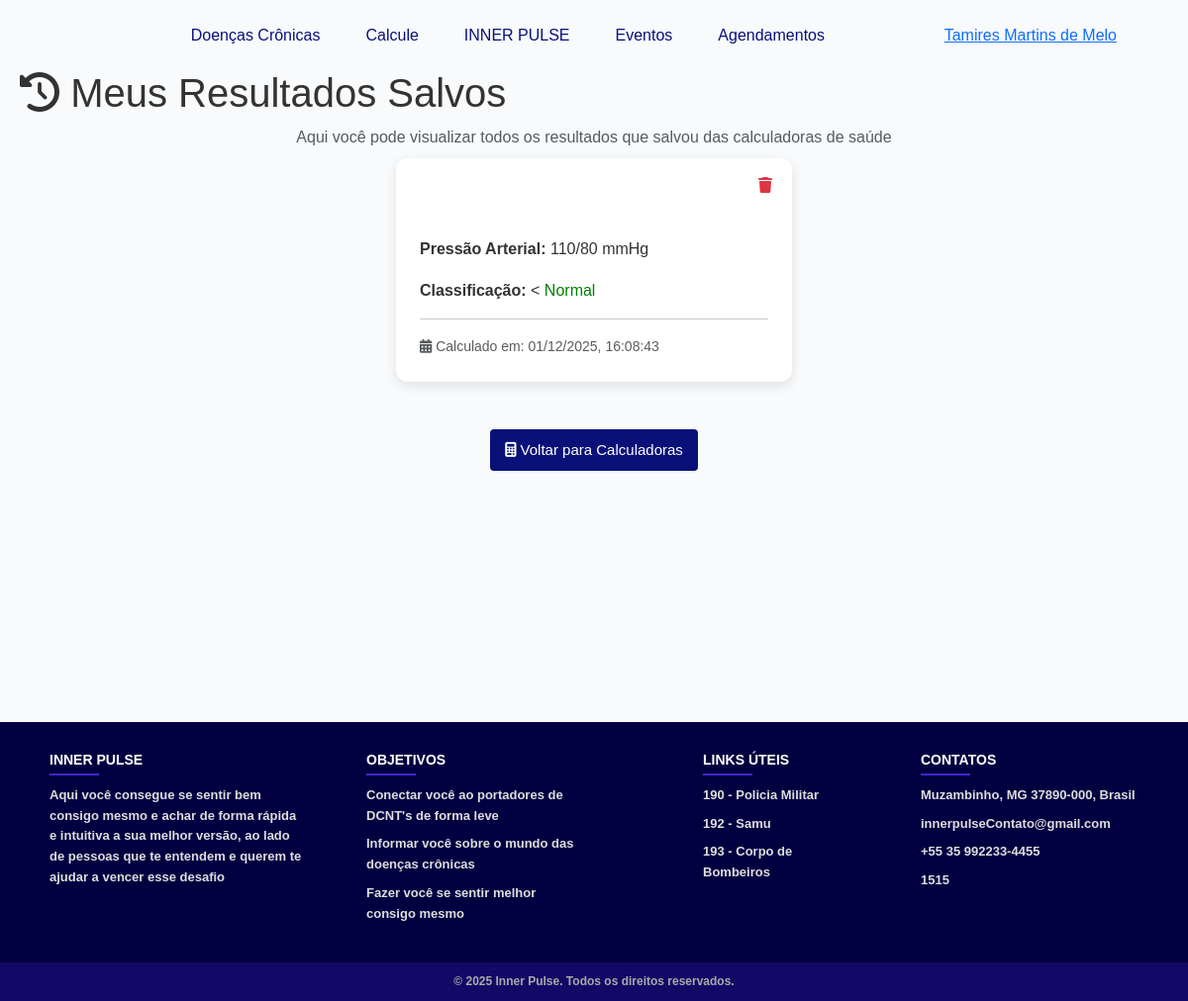
The page /meus-resultados/ (signed in) on the database its author committed.
### app/models.py (models this page shows, shortened)
class Usuario(models.Model):
    user = models.OneToOneField(
        User,
        on_delete=models.CASCADE,
        related_name="usuario",
    )
    nome = models.CharField(max_length=100, blank=True, null=True)
    data_nasc = models.DateField(blank=True, null=True)
    cpf = models.CharField(max_length=11, blank=True, null=True)
    telefone = models.CharField(max_length=15, blank=True, null=True)
    email = models.CharField(max_length=100, blank=True, null=True)
    doenca = models.CharField(max_length=100, blank=True, null=True)
    cidade = models.ForeignKey(Cidade, on_delete=models.SET_NULL, null=True, blank=True)
    ocupacao = models.ForeignKey(Ocupacao, on_delete=models.SET_NULL, null=True, blank=True)
    class Meta:
        verbose_name = "Usuário"
        verbose_name_plural = "Usuários"

class ResultadoCalculadora(models.Model):
    TIPO_CHOICES = [
        ('imc', 'IMC'),
        ('glicose', 'Glicose'),
        ('agua', 'Hidratação Diária'),
        ('pressao', 'Pressão Arterial'),
    ]
    usuario = models.ForeignKey(User, on_delete=models.CASCADE)
    tipo_calculo = models.CharField(max_length=20, choices=TIPO_CHOICES)
    resultado = models.JSONField()
    data_criacao = models.DateTimeField(default=timezone.now)
    class Meta:
        ordering = ['-data_criacao']
        verbose_name = "Resultado da Calculadora"
        verbose_name_plural = "Resultados da Calculadora"

### app/views.py (the view)
# urls.py: path('meus-resultados/', MeusResultadosView.as_view(), name='meus_resultados'),
class MeusResultadosView(LoginRequiredMixin, View):
    def get(self, request):
        resultados = ResultadoCalculadora.objects.filter(usuario=request.user)
        return render(request, 'meus_resultados.html', {'resultados': resultados})

### app/templates/meus_resultados.html (shortened to what this page needs)
{% extends "base.html" %}
{% block content %}
<div class="resultados-container">
    <div class="container">
        <div class="row">
            <div class="col-md-12">
                <h1 class="page-title">
                    <i class="fas fa-history"></i> Meus Resultados Salvos
                </h1>
                <p class="text-muted text-center mb-4">
                    Aqui você pode visualizar todos os resultados que salvou das calculadoras de saúde
                </p>
                {% if resultados %}
                    <div class="resultados-horizontal">
                        {% for resultado in resultados %}
                        <div class="resultado-card">
                            <div class="card-header card-header-resultados d-flex justify-content-between align-items-center">
                                <strong>
                                    <i class="fas
                                        {% if resultado.tipo_calculo == 'imc' %}fa-weight-scale
                                        {% elif resultado.tipo_calculo == 'glicose' %}fa-tint
                                        {% elif resultado.tipo_calculo == 'agua' %}fa-glass-water
                                        {% else %}fa-heart-pulse{% endif %}
                                    "></i>
                                </strong>
                                <div>
                                    <small class="text-white me-2">{{ resultado.data_criacao|date:"d/m/Y" }}</small>
                                    <a href="{% url 'deletar_resultado' resultado.id %}"
                                       onclick="return confirm('Tem certeza que quer excluir?')"
                                       class="text-danger">
                                        <i class="fas fa-trash"></i>
                                    </a>
                                </div>
                            </div>
                            <div class="card-body card-body-resultados">
                                {% if resultado.tipo_calculo == 'imc' %}
                                    <p><strong>Valor do IMC:</strong> {{ resultado.resultado.valor }}</p>
                                    <p><strong>Classificação:</strong> {{ resultado.resultado.classificacao }}</p>
                                    <p><strong>Peso:</strong> {{ resultado.resultado.peso }} kg</p>
                                    <p><strong>Altura:</strong> {{ resultado.resultado.altura }} m</p>
                                {% elif resultado.tipo_calculo == 'agua' %}
                                    <p><strong>Água Recomendada:</strong> {{ resultado.resultado.agua_ml }} ml</p>
                                    <p><strong>Copos de 200ml:</strong> {{ resultado.resultado.copos }} copos</p>
                                    <p><strong>Peso Considerado:</strong> {{ resultado.resultado.peso }} kg</p>
                                {% elif resultado.tipo_calculo == 'pressao' %}
                                    <p><strong>Pressão Arterial:</strong> {{ resultado.resultado.sistolica }}/{{ resultado.resultado.diastolica }} mmHg</p>
                                    <p><strong>Classificação:</strong>
                                        {% if resultado.resultado.cor %}
                                            <<span style="color: {{ resultado.resultado.cor|default:'inherit' }}">
                                                {{ resultado.resultado.classificacao }}
                                            </span>
                                        {% else %}
                                            {{ resultado.resultado.classificacao }}
                                        {% endif %}
                                    </p>
                                {% endif %}
                                <hr class="my-3">
                                <p class="text-muted small mb-0">
                                    <i class="fas fa-calendar-alt"></i>
                                    Calculado em: {{ resultado.resultado.data }}
                                </p>
                            </div>
                        </div>
                        {% endfor %}
                    </div>
                    <div class="text-center mt-5">
                        <a href="{% url 'calcule' %}" class="btn btn-primary">
                            <i class="fas fa-calculator"></i> Voltar para Calculadoras
                        </a>
                    </div>
                {% endif %}
            </div>
        </div>
    </div>
</div>
{% endblock %}

### app/templates/partials/_header.html
<nav class="navbar navbar-expand-lg custom-navbar">
  <div class="container-fluid">
    <div class="collapse navbar-collapse" id="navbarText">
      <ul class="navbar-nav mx-auto">
        <li class="nav-item">
          <a class="nav-link {% if request.path == '/doenca/' %}active{% endif %}" href="{% url 'doenca' %}">Doenças
            Crônicas</a>
        </li>
        <li class="nav-item">
          <a class="nav-link {% if request.path == '/calcule/' %}active{% endif %}"
            href="{% url 'calcule' %}">Calcule</a>
        </li>
        <li class="nav-item">
          <a class="nav-link {% if request.path == '/' %}active{% endif %}" href="{% url 'index' %}">INNER PULSE</a>
        </li>
        <li class="nav-item">
          <a class="nav-link {% if request.path == '/evento/' %}active{% endif %}" href="{% url 'evento' %}">Eventos</a>
        </li>
        <li class="nav-item">
          <a class="nav-link {% if request.path == '/agendar/' %}active{% endif %}"
            href="{% url 'agendamento' %}">Agendamentos</a>
        </li>
      </ul>
    </div>
    <div class="login-wrapper ms-auto">
      {% if user.is_authenticated and user.usuario %}
      <a href="{% url 'perfil' %}" class="botao-login">{{ user.usuario.nome }}</a>
      {% else %}
      <a href="{% url 'login' %}" class="btn login-btn">Login</a>
      {% endif %}
    </div>
</nav>

### app/static/css/index.css (style rules this page uses)
body { margin: 0; font-family: Arial, sans-serif; }
.text-center { text-align: center; }
.mb-4 { margin-bottom: 0.5rem !important; }
.card-body { padding: 1.5rem; }

### app/static/css/base.css (style rules this page uses)
* { margin: 0; padding: 0; }

### app/static/css/partials/_header.css (style rules this page uses)
.custom-navbar { background: rgba(255, 255, 255, 0.1); padding: 15px 60px; position: fixed; top: 0; left: 0; width: 100%; z-index: 1000; backdrop-filter: blur(5px); -webkit-backdrop-filter: blur(10px); }
.login-wrapper { margin-left: auto; }
.login-btn, .botao-login { display: inline-block; z-index: 1001; }
.navbar-nav .nav-link { color: rgb(9, 17, 121); font-weight: 500; margin: 0 15px; position: relative; transition: all 0.3s ease; }
.navbar-nav .nav-link::after { content: ''; position: absolute; left: 0; bottom: 0; width: 0; height: 3px; background-color: rgb(9, 17, 121); transition: width 0.3s ease; }

### app/static/css/partials/_footer.css (style rules this page uses)
body { min-height: 100vh; display: flex; flex-direction: column; margin: 0; }

### app/static/css/doenca.css (style rules this page uses)
body { margin: 0; font-family: Arial, sans-serif; background-image: url('../imagens/pgDoenca.jpg'); background-size: cover; background-position: center; background-color: #f5f5f5; }
.btn { display: inline-block; padding: 10px 15px; background-color: rgb(9, 17, 121); color: white; text-decoration: none; border-radius: 4px; font-size: 15px; font-weight: 500; transition: background-color 0.3s ease; border: none; cursor: pointer; }

### app/static/css/calcule.css (style rules this page uses)
body, html { margin: 0; font-family: Arial, sans-serif; background-color: #f5f5f5 !important; height: 100%; margin: 0; padding: 0; }

### app/static/css/evento.css (style rules this page uses)
* { margin: 0; padding: 0; box-sizing: border-box; }
body { font-family: 'Segoe UI', Tahoma, Geneva, Verdana, sans-serif; background-color: #f5f5f5; color: #333; line-height: 1.6; }
.container { max-width: 1200px; margin: 40px auto; padding: 0 20px; }

### app/static/css/login.css (style rules this page uses)
body { margin: 0; padding: 0; font-family: Arial, sans-serif; }

### app/templates/meus_resultados.html (style rules this page uses)
.resultados-container { margin-top: 0; padding-top: 30px; min-height: calc(100vh - 70px); background-color: #f8fafc; }
.resultados-horizontal { display: flex; flex-wrap: wrap; gap: 20px; justify-content: center; padding: 0 15px; }
.resultado-card { flex: 0 0 calc(33.333% - 20px); min-width: 300px; max-width: 400px; border: none; border-radius: 12px; box-shadow: 0 4px 12px rgba(0, 0, 0, 0.1); background: #fff; margin-bottom: 0; }
.card-header-resultados { background: linear-gradient(135deg, #073567); color: white; border-radius: 12px 12px 0 0 !important; padding: 15px 20px; border: none; }
@media (max-width: 1200px) { .resultado-card { flex: 0 0 calc(50% - 20px); } }

### rows shown on the page
ResultadoCalculadora: resultado.sistolica "110", resultado.diastolica "80", resultado.classificacao "Normal", resultado.data "01/12/2025, 16:08:43"

### other values the page prints
{{ user.usuario.nome }} "Tamires Martins de Melo"
